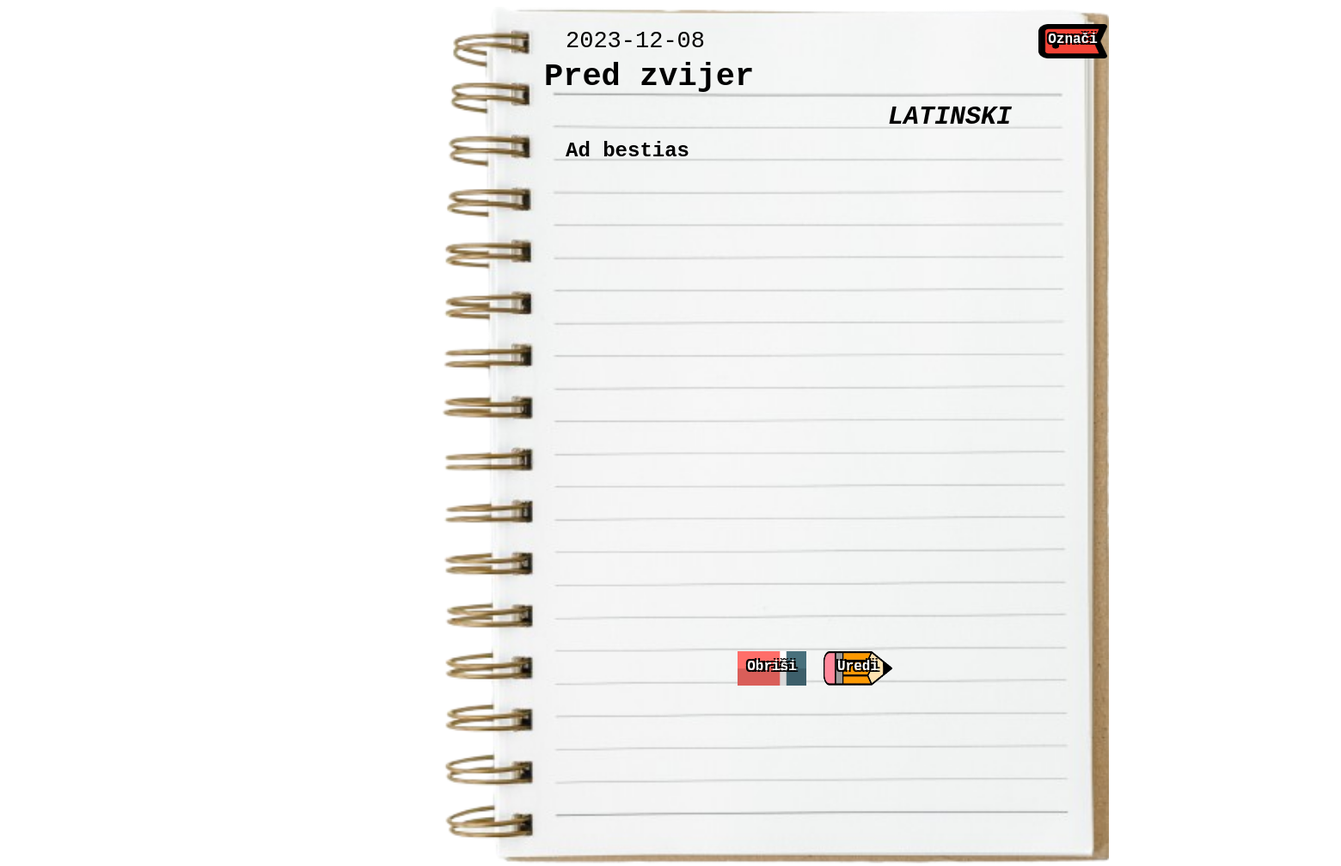
/definicija/29, run on an earlier commit of the app's database.
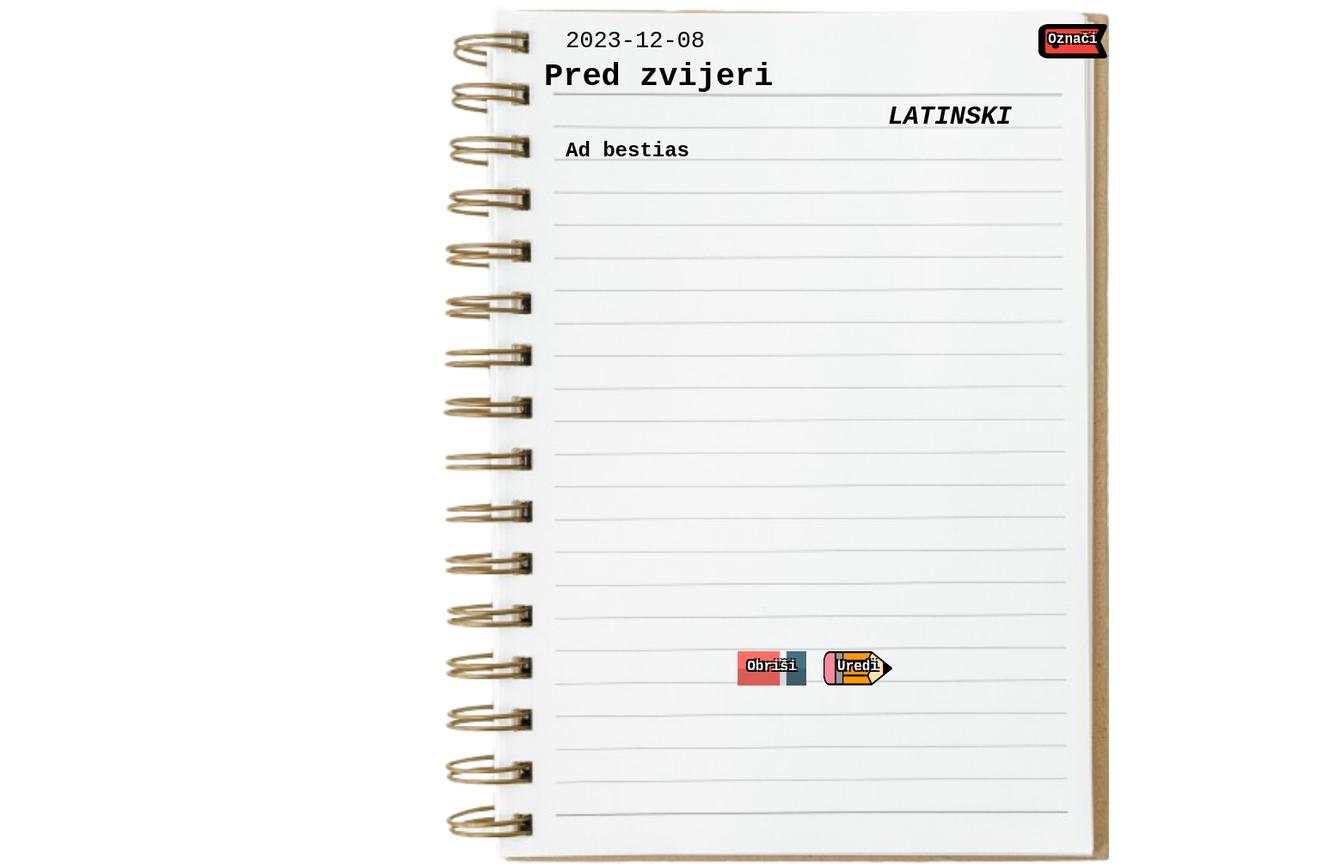
And on a later commit of the database.
### app.py (models this page shows, shortened)
class FunctionSite(functionDatabase.Model):
    id = functionDatabase.Column(functionDatabase.Integer, primary_key=True)
    name = functionDatabase.Column(functionDatabase.String(30), nullable=False, default=' ')
    description = functionDatabase.Column(functionDatabase.String(600), nullable=False, default=' ')
    language = functionDatabase.Column(functionDatabase.String(12), nullable=False, default=' ')
    date_created = functionDatabase.Column(functionDatabase.DateTime, default=datetime.utcnow)
    bookmark = functionDatabase.Column(functionDatabase.Boolean, default=False)

### app.py (the view)
@app.route('/definicija/<int:id>', methods=['GET', 'POST'])
def function(id):
    function = FunctionSite.query.get_or_404(id)
    return render_template('function.html', function=function)

### templates/function.html (shortened to what this page needs)
{% extends 'base.html' %}
{% block body %}
<body>
    <div>
        <img src="../static/images/notebooksite.png" height="1000px" style="margin-left: 500px; position: absolute;">
        <div class="maintitle" style="z-index: 2;"  color="black">
            <div style="margin-left: 625px; width: 1000px; font-size: 37px; margin-top: 60px; position: absolute; font-weight: bolder;">
                <font>{{ function.name }}</font>
            </div>
            <div style="margin-left: 650px; width: 1000px; font-size: 27px; margin-top: 25px;  position: absolute; font-weight: lighter;">
                <font>{{ function.date_created.date() }}</font>
            </div>
            <div style="margin-left: 1025px; width: 500px; font-size: 30px; margin-top: 111px;  position: absolute; font-style: italic; font-weight: 600;">
                <font>{{ function.language.upper() }}</font>
            </div>
            <div style="z-index: 2;">
                <h2 style="margin-left: 650px; color: rgb(0, 0, 0); margin-top: 149px; position: absolute; width: 580px; overflow-wrap: break-word; line-height: 38px;">{{ function.description }}</h2>
                <div class="create" style="margin-left: 850px; margin-top: 750px; position: absolute;">
                    <a href="/brisanje/{{function.id}}">
                        <img src="../static/images/eraser.png" height="40px" width="80px">
                        <span class="createtext">Obriši</span>
                    </a>
                </div>
                <div class="create" style="margin-left: 950px; margin-top: 750px;  position: absolute;">
                    <a href="/uređivanje/{{function.id}}">
                        <img src="../static/images/CreateBTN.png" height="40px" width="80px">
                        <span class="createtext">Uredi</span>
                    </a>
                </div>
                {% if function.bookmark %}
                    <div class="create" style="margin-left: 1200px; margin-top: 20px;  position: absolute;">
                        <a href="/označivanje/{{function.id}}">
                            <img src="../static/images/UnmarkBTN.png" height="40px" width="80px">
                            <span class="createtext">Poništi</span>
                        </a>
                    </div>
                {% else %}
                    <div class="create" style="margin-left: 1200px; margin-top: 20px;  position: absolute;">
                        <a href="/označivanje/{{function.id}}">
                            <img src="../static/images/BookmarkBTN.png" height="40px" width="80px">
                            <span class="createtext">Označi</span>
                        </a>
                    </div>
                {% endif %}
            </div>
        </div>
    </div>
</body>
{% endblock %}

### templates/base.html (shortened to what this page needs)
<!DOCTYPE html>
<html lang="hr">
<head>
    <link rel="stylesheet" href="{{ url_for('static', filename='css/main.css') }}">
</head>
<body>
    {% block body %}{% endblock %}
</body>
</html>

### static/css/main.css (style rules this page uses)
body { font-family: Consolas, Menlo, Monaco, Lucida Console, Liberation Mono, DejaVu Sans Mono, Bitstream Vera Sans Mono, Courier New, monospace, serif; background-image: url('../images/Background.jpg'); background-repeat: no-repeat; background-attachment: fixed; background-size: cover; }
::placeholder { color: #4d4d4d; font-weight: bold; opacity: 1; }
.create { margin-left: 1182px; margin-top: 220px; position: absolute; }
.createtext { text-align: center; position: absolute; top: 40%; left: 50%; transform: translate(-50%, -50%); font-weight: bolder; color: white; font-weight: bold; text-shadow: -2px -2px 0 #000, 2px -2px 0 #000, -2px 2px 0 #000, 2px 2px 0 #000; text-decoration: none; }

What changed in the data, as far as the page shows it:
changed FunctionSite "LATINSKI": name "Pred zvijer" → "Pred zvijeri"
